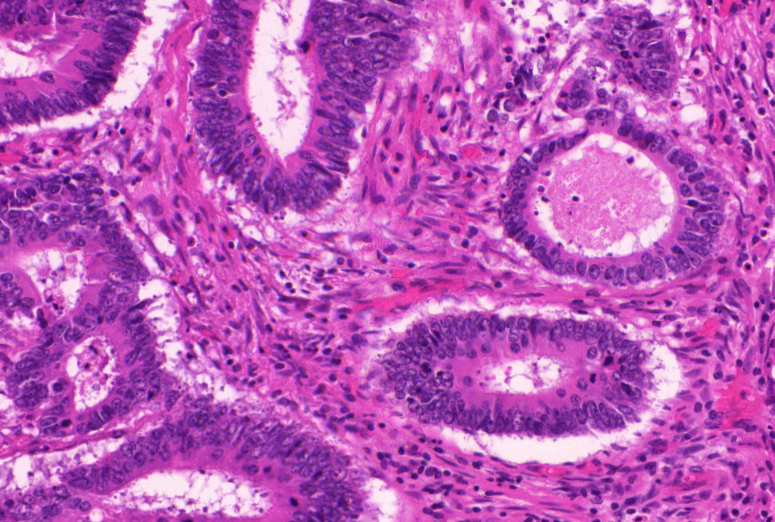
#> input picture data/train/train_1.bmp, 775 x 522 px
$ python data.py
#> lines starting #> are read from the running program, lines starting #| are printed output that depends on the picture; pictures that were not available may be replaced by others from this repository, and a replacement may not be noted
import os
import numpy as np

import cv2

data_path = 'data/'

image_rows = 522
image_cols = 775


def create_train_data():
    train_data_path = os.path.join(data_path, 'train')
    images = os.listdir(train_data_path)
    total = len(images) // 2
    print('total no. of images: ', total)

    imgs = np.ndarray((total, 1, image_rows, image_cols), dtype=np.uint8)
    imgs_mask = np.ndarray((total, 1, image_rows, image_cols), dtype=np.uint8)

    i = 0
    print('-'*30)
    print('Creating training images...')
    print('-'*30)
    for image_name in images:
        if 'anno' in image_name:
            continue
        image_mask_name = image_name.split('.')[0] + '_anno.bmp'
        img = cv2.imread(os.path.join(train_data_path, image_name), cv2.IMREAD_GRAYSCALE)
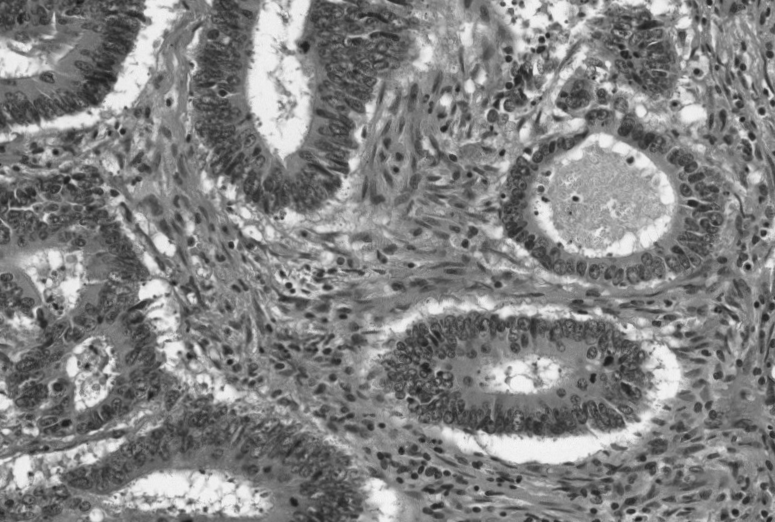
#> img: shape (522, 775); min 22, max 246, mean 130.1
        img = cv2.resize(img, (image_cols, image_rows))
        img_mask = cv2.imread(os.path.join(train_data_path, image_mask_name), cv2.IMREAD_GRAYSCALE)
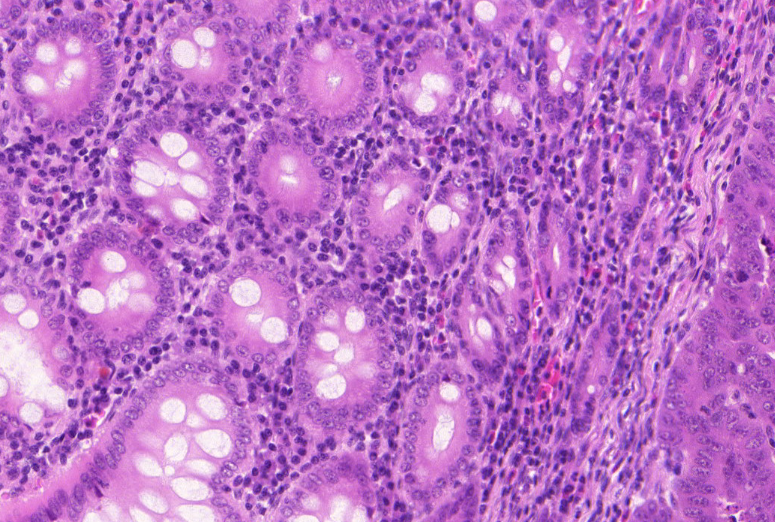
#> input picture data/test/testA_10.bmp, 775 x 522 px, given in place of train_1_anno.bmp, which was not available
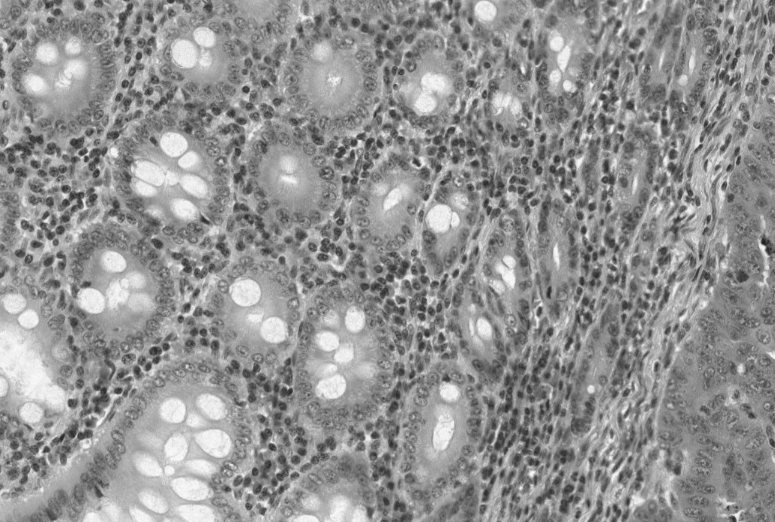
#> img_mask: shape (522, 775); min 30, max 252, mean 146.4
        img_mask = cv2.resize(img_mask, (image_cols, image_rows))

        img = np.array([img])
        img_mask = np.array([img_mask])

#> (the run stopped early here; a loop or call above may not have finished)
